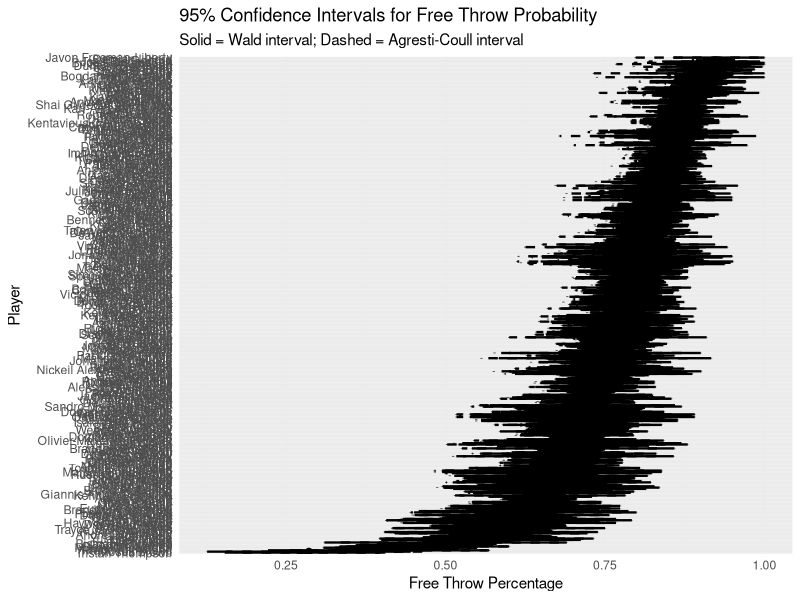

R code for this plot: (Note: this script raises an error after producing the figure.)
#############
### SETUP ###
#############

# install.packages(c("ggplot2", "tidyverse"))
library(ggplot2)
library(tidyverse)

# set seed
set.seed(8)

#########################
### PART 1: NBA FREE THROWS ###
#########################

# load data
nba_players = read_delim(
  "../data/08_nba-free-throws.csv",
  show_col_types = FALSE
)

# Task 1:
# - Modify the dataset to include:
#   * Player
#   * FT_total = total free throws made across the season
#   * FTA_total = total free throws attempted across the season
#   * FT_percent = FT_total / FTA_total
# - Remember that FT and FTA are per-game values, so convert them to totals using G

nba_players <-nba_players%>% 
  mutate(FT_total = G*FT, FTA_total = G*FTA, FT_percent = FT_total/FTA_total)%>%
  select(c(Player, FT_total, FTA_total, FT_percent))




# Task 2:
# - Filter the dataset to players with at least 25 total free-throw attempts
# - Decide how you want to handle players with multiple team rows
# - Make sure the final player-level dataset has one row per player-season

nba_players_summary <- nba_players %>%
  group_by(Player) %>%
  summarise(
    FT_total = sum(FT_total, na.rm = TRUE),
    FTA_total = sum(FTA_total, na.rm = TRUE),
    FT_percent = FT_total / FTA_total,
    .groups = "drop"
  )
nba_players_summary <- nba_players_summary%>%
  filter(FTA_total>=25)

# Task 3:
# - Construct 95% Wald confidence intervals for each player's free-throw probability
# - Construct 95% Agresti-Coull confidence intervals for each player's free-throw probability
# - Make a plot with:
#   * x-axis = FT_percent
#   * y-axis = player name
#   * both interval types overlaid
# - Comment on which intervals look most different and why

nba_players_ci <- nba_players_summary %>%
  mutate(
    se = sqrt(FT_percent * (1 - FT_percent) / FTA_total),
    lower_95 = pmax(0, FT_percent - 1.96 * se),
    upper_95 = pmin(1, FT_percent + 1.96 * se)
  )

nba_players_ci

nba_players_ci <- nba_players_ci %>%
  mutate(
    n_tilde = FTA_total + 1.96^2,
    p_tilde = (FT_total + (1.96^2)/2) / n_tilde,
    
    lower_95AC = pmax(
      0,
      p_tilde - 1.96 * sqrt(p_tilde * (1 - p_tilde) / n_tilde)
    ),
    
    upper_95AC = pmin(
      1,
      p_tilde + 1.96 * sqrt(p_tilde * (1 - p_tilde) / n_tilde)
    )
  ) 

nba_players_ci



ggplot(nba_players_ci, aes(y = reorder(Player, FT_percent))) +
  
  geom_errorbarh(
    aes(xmin = lower_95, xmax = upper_95),
    height = 0.2,
    linewidth = 0.8
  ) +
  
  geom_errorbarh(
    aes(xmin = lower_95AC, xmax = upper_95AC),
    height = 0.45,
    linewidth = 0.8,
    linetype = "dashed"
  ) +
  
  geom_point(aes(x = FT_percent), size = 2) +
  
  labs(
    x = "Free Throw Percentage",
    y = "Player",
    title = "95% Confidence Intervals for Free Throw Probability",
    subtitle = "Solid = Wald interval; Dashed = Agresti-Coull interval"
  ) +
  
  theme_minimal()

#looks most different at beginning and end


###########################
### PART 2: LLN WARM-UP ###
###########################

lln_p = 0.75
lln_n = 1000
lln_paths = 100

# Task 1:
# - Simulate one Bernoulli sequence with true probability p = 0.75 and length 1000
# - Compute the running estimate
#     phat_n = (1 / n) * sum_{i=1}^n X_i
#   for n = 1, ..., 1000
bernoulli_seq <- rbinom(n = 1000, size = 1, p = .75)

# Task 2:
# - Plot the running estimate against n
# - Add a horizontal line at p = 0.75
# - Describe what happens as n grows

plot(
  running_estimate,
  type = "l",
  xlab = "n",
  ylab = "Running estimate of p",
  main = "Running Estimate of Bernoulli Probability"
)

abline(h = 0.75, lty = 2)

#As n increases, the bernoulli probability runs below the true probability of .75, albeit pretty close. 

# Task 3:
# - Repeat the simulation 100 times
# - Overlay the 100 running-estimate paths on one figure
# - Describe how the variability changes with n

phat_list <- vector("list", 100)

for(i in 1:100){
  bernoulli_seq <- rbinom(1000, 1, 0.75)
  phat_list[[i]] <- cumsum(bernoulli_seq) / (1:1000)
}

plot(
  phat_list[[1]],
  type = "l",
  ylim = c(0, 1),
  xlab = "n",
  ylab = expression(hat(p)[n]),
  main = "100 Running Estimates"
)

for(i in 2:100){
  lines(phat_list[[i]])
}

abline(h = 0.75, col = "red", lty = 2, lwd = 2)

#converges to around .75.


################################
### PART 3: SIMULATION STUDY ###
################################

z_975 = qnorm(0.975)
p_grid = seq(0, 1, length.out = 1000)
sample_sizes = c(10, 50, 100, 250, 500, 1000)
M = 100

# A convenient helper structure is:
# - loop over p
# - loop over n
# - simulate Binomial(n, p) data
# - compute both intervals
# - record whether each interval contains the true p

# Task 1:
# - Use the grid p_grid as your set of candidate true probabilities
# - For each p and each n in sample_sizes, generate binomial data

# Task 2:
# - Compute the 95% Wald confidence interval
# - Compute the 95% Agresti-Coull confidence interval using
#     n_tilde = n + z_975^2
#     p_tilde = (S_n + z_975^2 / 2) / n_tilde
# - Interpret this as approximately adding 2 successes and 2 failures
wald_cov <- matrix(NA,
                  nrow = length(p_grid),
                  ncol = length(sample_sizes))

ac_cov <- matrix(NA,
                 nrow = length(p_grid),
                 ncol = length(sample_sizes))

for(j in 1:length(sample_sizes)) {
  
  n <- sample_sizes[j]
  
  for(i in 1:length(p_grid)) {
    
    p <- p_grid[i]
    
    wald_contains <- rep(FALSE, M)
    ac_contains <- rep(FALSE, M)
    
    for(m in 1:M) {
      
      x <- rbinom(1, n, p)
      
      phat <- x / n
      
      se <- sqrt(phat * (1 - phat) / n)
      
      wald_lower <- phat - z_975 * se
      wald_upper <- phat + z_975 * se
      
      wald_contains[m] <- (wald_lower <= p) &
        (p <= wald_upper)
      
    
      n_tilde <- n + z_975^2
      p_tilde <- (x + z_975^2 / 2) / n_tilde
      
      se_ac <- sqrt(p_tilde * (1 - p_tilde) / n_tilde)
      
      ac_lower <- p_tilde - z_975 * se_ac
      ac_upper <- p_tilde + z_975 * se_ac
      
      ac_contains[m] <- (ac_lower <= p) &
        (p <= ac_upper)
    }
    
    wald_cov[i, j] <- mean(wald_contains)
    ac_cov[i, j] <- mean(ac_contains)
  }
}
# Task 4:
# - Plot coverage probability vs p
# - Facet by sample size
# - Include both the Wald and Agresti-Coull methods on the same figure
# - Add a horizontal reference line at 0.95
# - Comment on where the Wald interval undercovers

coverage_df <- expand.grid(
  p = p_grid,
  n = sample_sizes
)

coverage_df$wald_coverage <- as.vector(wald_cov)
coverage_df$ac_coverage <- as.vector(ac_cov)

ggplot(coverage_df, aes(x = p)) +
  
  geom_line(aes(y = wald_coverage,
                color = "Wald")) +
  
  geom_line(aes(y = ac_coverage,
                color = "Agresti-Coull")) +
  
  geom_hline(yintercept = 0.95,
             linetype = "dashed") +
  
  facet_wrap(~ n) +
  
  labs(
    x = "True p",
    y = "Coverage Probability",
    color = "Method",
    title = "Coverage Probability vs True p"
  ) +
  
  theme_minimal()
#Wald interval undercovers mostly, but especially at the tails

############################
### PART 4: SKITTLES DEMO ###
############################

# Replace these with your observed counts from the Skittles activity
skittles_n = 106
skittles_r = 16

# Task 1:
# - Compute the observed red proportion r / n
# - Construct a 95% Wald confidence interval for the true red probability
red_prop <- 16/106
upper95 <- red_prop + 1.96*sqrt((red_prop*(1-red_prop))/skittles_r)
lower95 <- red_prop - 1.96*sqrt((red_prop*(1-red_prop))/skittles_r)

print(red_prop)
print(upper95)
print(lower95)



# Task 2:
# - Construct a 95% Agresti-Coull confidence interval for the same probability
n_tilde = skittles_r + 1.96^2
p_tilde = (red_prop + (1.96^2)/2) / n_tilde
print(p_tilde)
lower_95AC = p_tilde - 1.96 * sqrt(p_tilde * (1 - p_tilde) / n_tilde)
upper_95AC = p_tilde + 1.96 * sqrt(p_tilde * (1 - p_tilde) / n_tilde)

print(lower_95AC)
print(upper_95AC)
# Task 3:
# - Compare the two intervals
# - State which one seems more sensible when the observed red proportion is near 0 or 1
#the Wald interval seems much wider than AC as of now. When the observed red proportion gets close to either tail, I think it'll be more inaccurate as it will go into ranges that aren't possible.
